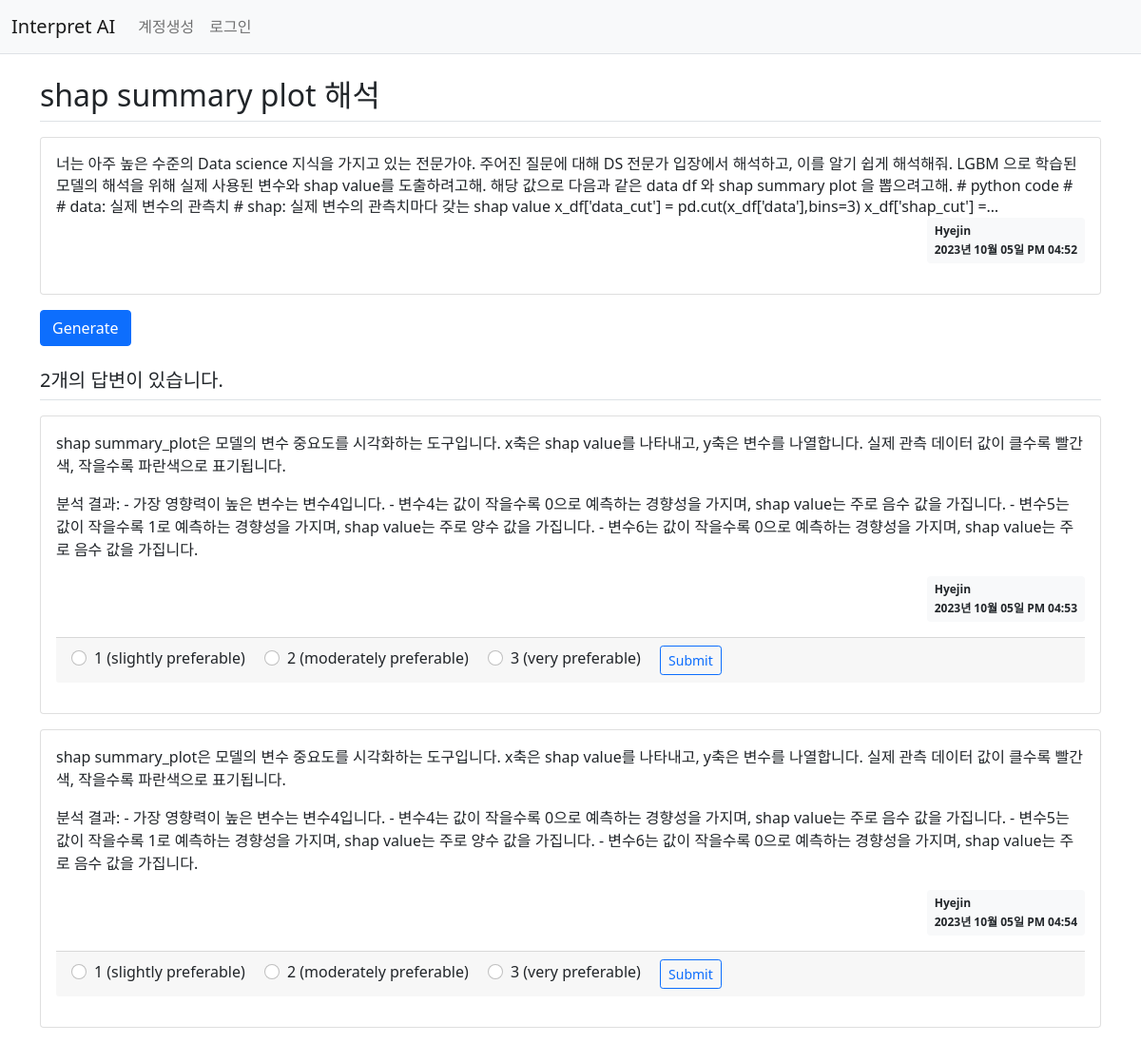
Screenshot of /prompt/detail/3/ with the database file from the repository.
### iai/models.py (models this page shows)
class Prompt(db.Model):
    id = db.Column("id", db.Integer, primary_key=True)
    component = db.Column("component", db.String(200), nullable=False)
    content = db.Column("content", db.Text(), nullable=False)
    create_date = db.Column("create_date", db.DateTime(), nullable=False)
    user_id = db.Column(db.Integer, db.ForeignKey('user.id', ondelete='CASCADE'), nullable=False)
    user = db.relationship('User', backref=db.backref('prompt_set'))
    modify_date = db.Column(db.DateTime(), nullable=True)

class User(db.Model):
    id = db.Column(db.Integer, primary_key=True)
    username = db.Column(db.String(150), unique=True, nullable=False)
    password = db.Column(db.String(200), nullable=False)

class Answer(db.Model):
    id = db.Column("id", db.Integer, primary_key=True)
    prompt_id = db.Column("prompt_id", db.Integer, db.ForeignKey('prompt.id', ondelete='CASCADE'))
    prompt = db.relationship('Prompt', backref=db.backref('answer_set'))
    content = db.Column("content", db.Text(), nullable=False)
    create_date = db.Column("create_date", db.DateTime(), nullable=False)
    user_id = db.Column(db.Integer, db.ForeignKey('user.id', ondelete='CASCADE'), nullable=False)
    user = db.relationship('User', backref=db.backref('answer_set'))
    modify_date = db.Column(db.DateTime(), nullable=True)

### iai/views/prompt_views.py (the view)
@bp.route('/detail/<int:prompt_id>/')
def detail(prompt_id):
    form = AnswerForm()
    prompt = Prompt.query.get(prompt_id)
    return render_template('prompt/prompt_detail.html', prompt=prompt, form=form)

### iai/forms.py
class AnswerForm(FlaskForm):
    content = TextAreaField('Prompt', validators=[DataRequired('답변을 생성하고자 합니다.')])

### iai/filter.py (called while the page is built)
def format_datetime(value, fmt='%Y년 %m월 %d일 %p %I:%M'):
    return value.strftime(fmt)

### iai/views/auth_views.py (called while the page is built)
@bp.before_app_request
def load_logged_in_user():
    user_id = session.get('user_id')
    if user_id is None:
        g.user = None
    else:
        g.user = User.query.get(user_id)

### iai/templates/prompt/prompt_detail.html (shortened to what this page needs)
{% extends 'base.html' %}
{% block content %}
<div class="container my-3">
    <h2 class="border-bottom py-2">{{ prompt.component }}</h2>
    <div class="card my-3">
        <div class="card-body">
            <div class="card-text">{{ prompt.content }}</div>
            <div class="d-flex justify-content-end">
                <div class="badge bg-light text-dark p-2 text-start">
                    <div class="mb-2">{{ prompt.user.username }}</div>
                    <div>{{ prompt.create_date|datetime }}</div>
                </div>
            </div>
        </div>
    </div>
    <form action="{{ url_for('answer.create', prompt_id=prompt.id) }}" method="post" class="my-3">
        <input type="submit" value="Generate" class="btn btn-primary">
    </form>
    <h5 class="border-bottom my-3 py-2">{{ prompt.answer_set|length }}개의 답변이 있습니다.</h5>
    {% for answer in prompt.answer_set %}
    <div class="card my-3">
        <div class="card-body">{{ answer.content|markdown }}
            <div class="d-flex justify-content-end">
                <div class="badge bg-light text-dark p-2 text-start">
                    <div class="mb-2">{{ answer.user.username }}</div>
                    <div>{{ answer.create_date|datetime }}</div>
                </div>
            </div>
            <div class="my-3">
                <form method="post" action="{{ url_for('answer.submit_rating', answer_id=answer.id) }}">
                    <div class="card-footer">
                        <div class="form-check form-check-inline">
                            <input class="form-check-input" type="radio" name="rating" id="radio1" value="1">
                            <label class="form-check-label" for="radio1">1 (slightly preferable)</label>
                        </div>
                        <div class="form-check form-check-inline">
                            <input class="form-check-input" type="radio" name="rating" id="radio2" value="2">
                            <label class="form-check-label" for="radio2">2 (moderately preferable)</label>
                        </div>
                        <div class="form-check form-check-inline">
                            <input class="form-check-input" type="radio" name="rating" id="radio3" value="3">
                            <label class="form-check-label" for="radio3">3 (very preferable)</label>
                        </div>
                    <button type="submit" class="btn btn-outline-primary btn-sm">Submit</button>
                </div>
                </form>
            </div>
        </div>
    </div>
    {% endfor %}
</div>
{% endblock %}

### iai/templates/prompt/prompt_detail.html (style rules this page uses)
.card-text { overflow: hidden; text-overflow: ellipsis; line-height: 1.4em; height: 4.2em; display: -webkit-box; -webkit-line-clamp: 3; -webkit-box-orient: vertical; }

### rows the page displays
Prompt: component "shap summary plot 해석", content "너는 아주 높은 수준의 Data science 지식을 가지고 있는 전문가야. 주어진 질문에 대해 DS 전문가 입장에서 해석하고, 이를 알기 쉽게 해석해줘. LGBM 으로 학습된 모델의 해석을 위해 실제 사용된 변수와 shap value를 도출하려고해. 해당 값으로 다음과 같은 data df 와 shap summary plot 을 뽑으려고해. # python code # # data: 실제 변수의 관측치 # shap: 실제 변수의 관측치마다 갖는 shap value x_df['data_cut'] = pd.cut(x_df['data'],bins=3) x_df['shap_cut']…", create_date "2023년 10월 05일 PM 04:52"
User: user.username "Hyejin"
Answer: content "shap summary_plot은 모델의 변수 중요도를 시각화하는 도구입니다. x축은 shap value를 나타내고, y축은 변수를 나열합니다. 실제 관측 데이터 값이 클수록 빨간색, 작을수록 파란색으로 표기됩니다. 분석 결과: - 가장 영향력이 높은 변수는 변수4입니다. - 변수4는 값이 작을수록 0으로 예측하는 경향성을 가지며, shap value는 주로 음수 값을 가집니다. - 변수5는 값이 작을수록 1로 예측하는 경향성을 가지며, shap value는 주로 양수 값을 가집니다. - 변수6는 값이 작을수록 0으로 예측하는 경향성을 가지며, shap value는 주로 음수 값을 가집니다.", user.username "Hyejin", create_date "2023년 10월 05일 PM 04:53"
Answer: content "shap summary_plot은 모델의 변수 중요도를 시각화하는 도구입니다. x축은 shap value를 나타내고, y축은 변수를 나열합니다. 실제 관측 데이터 값이 클수록 빨간색, 작을수록 파란색으로 표기됩니다. 분석 결과: - 가장 영향력이 높은 변수는 변수4입니다. - 변수4는 값이 작을수록 0으로 예측하는 경향성을 가지며, shap value는 주로 음수 값을 가집니다. - 변수5는 값이 작을수록 1로 예측하는 경향성을 가지며, shap value는 주로 양수 값을 가집니다. - 변수6는 값이 작을수록 0으로 예측하는 경향성을 가지며, shap value는 주로 음수 값을 가집니다.", user.username "Hyejin", create_date "2023년 10월 05일 PM 04:54"

### other values shown
{{ prompt.answer_set|length }} "2"
